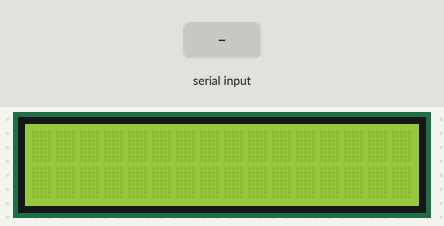
Recording of a sketch running on a simulated Arduino Uno, built with avr-gcc and run on an emulated ATmega328P. Parts: 16×2 character LCD. The inputs (shaded band) are chosen by the test bench.

Above: at 1.2 s.
1.3 s: "1" received over Serial
At 2.3 s:
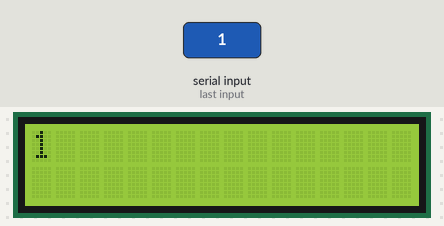
2.8 s: "0" received over Serial
At 3.5 s:
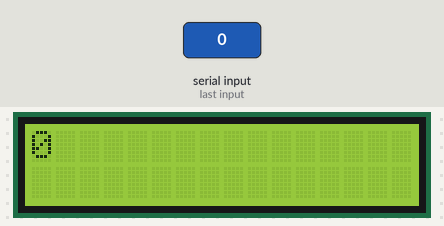
4.3 s: "2" received over Serial
At 4.6 s:
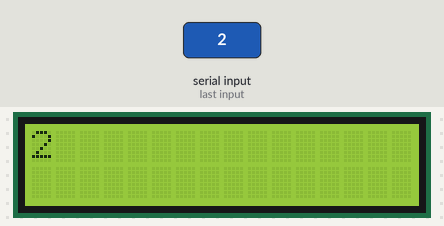
Timing chart, 0 to 7.3 s (numbered marks = the images above; inputs shaded):
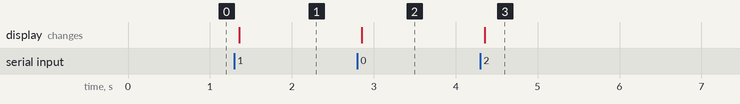

Measured:
- after the input at 1.3 s, the display: changes after 0.06 s (image 1)
- after the input at 2.8 s, the display: changes after 0.06 s (image 2)
- after the input at 4.3 s, the display: changes after 0.06 s (image 3)

The sketch:

BT_LCD__sucsess_.ino
```cpp
#include <Wire.h>
#include <LiquidCrystal_I2C.h>

// Set the LCD address to 0x27 for a 16 chars and 2 line display
LiquidCrystal_I2C lcd(0x27, 16, 2);
String msg;

void setup()
{
	// initialize the LCD
	lcd.init();

	// Turn on the blacklight and print a message.
	lcd.backlight();
	Serial.begin(9600);
}

void loop(){

  while(Serial.available()) {
    delay(50);
    char c = Serial.read();
    msg+= c;
  }
  if(msg.length() >0) {
    lcd.clear();
    lcd.print(msg);
  }
  msg = "";

}
```
